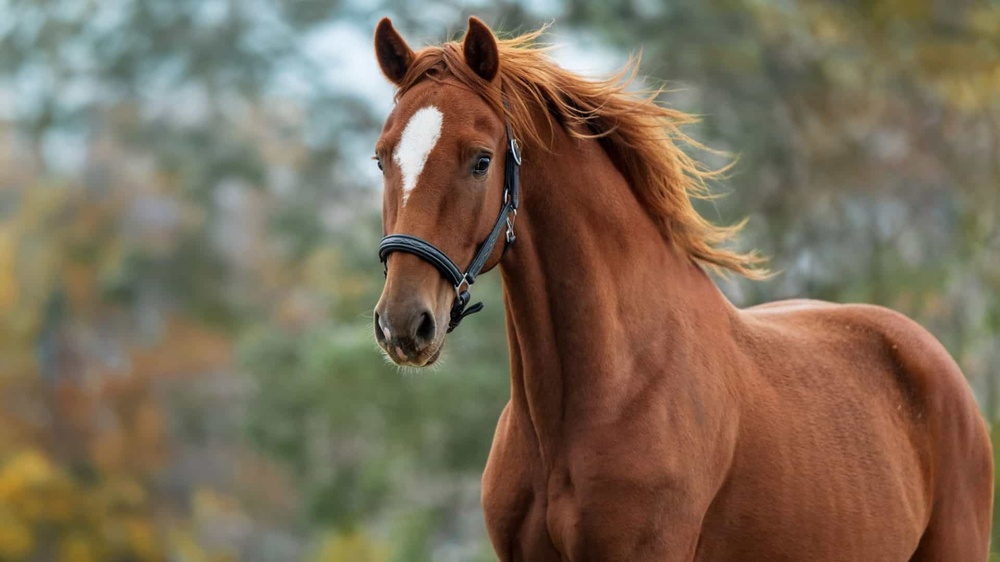
#> input picture AULA 21-08/horse.jpg, 1000 x 562 px, shrunk from 1920 x 1080 before the run
$ jupyter execute 'Aula 21-08.ipynb'
#> lines starting #> are read from the running program, lines starting #| are printed output that depends on the picture
[cell 1]
import cv2
import numpy as np
import matplotlib.pyplot as plt
from google.colab import files

[cell 2]
arquivo = files.upload()
#> the answer given: horse.jpg

[cell 3]
img_bgr = cv2.imread('horse.jpg')
#> img_bgr is the input picture: shape (562, 1000, 3); mean B, G, R 88.5, 108.2, 123.5
img_rgb = cv2.cvtColor(img_bgr, cv2.COLOR_BGR2RGB)
img_hsv = cv2.cvtColor(img_bgr, cv2.COLOR_BGR2HSV)
#> img_hsv: shape (562, 1000, 3); mean H, S, V 32.3, 90.1, 128.5

img_bgr

[cell 4]
plt.figure(figsize=(5,3))
plt.imshow(img_rgb)
plt.title('Imagem em RGB')
plt.axis('off')

[cell 5]
fig, ax = plt.subplots(1,3, figsize=(6,4))

ax[0].imshow(img_rgb)
ax[0].set_title('RGB')
ax[0].axis('off')

ax[1].imshow(img_bgr)
ax[1].set_title('BGR')
ax[1].axis('off')

ax[2].imshow(img_hsv)
ax[2].set_title('HSV')
ax[2].axis('off')

plt.tight_layout()
plt.show()
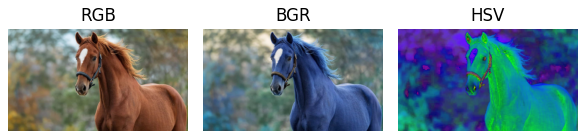
#> figure drawn by matplotlib, 3 panels; B, G, R data is drawn as R, G, B

# 1. Converter para gray

[cell 6]
img_gray = cv2.cvtColor(img_bgr, cv2.COLOR_BGR2GRAY)
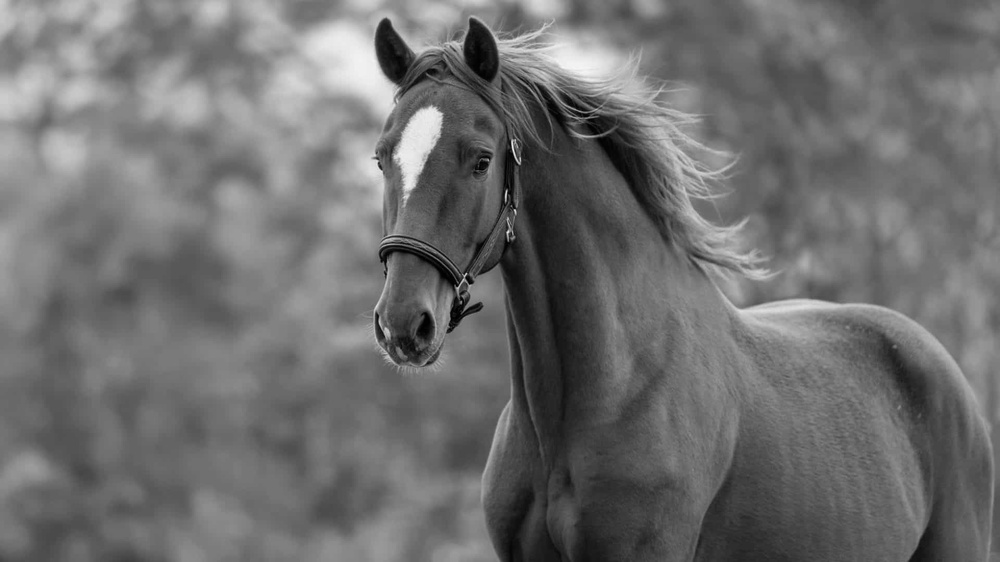
#> img_gray: shape (562, 1000); min 0, max 246, mean 110.6

#2. Grade 2X2 contendo o gray
rgb - bgr

---

hsv - gray

[cell 7]
fig, ax = plt.subplots(2,2, figsize=(6,4))

ax[0,0].imshow(img_rgb)
ax[0,0].set_title('RGB')
ax[0,0].axis('off')

ax[1,0].imshow(img_bgr)
ax[1,0].set_title('BGR')
ax[1,0].axis('off')

ax[0,1].imshow(img_hsv)
ax[0,1].set_title('HSV')
ax[0,1].axis('off')

ax[1,1].imshow(img_gray, cmap='gray')
ax[1,1].set_title('HSV')
ax[1,1].axis('off')


plt.tight_layout()
plt.savefig('conversao_de_cores.png')
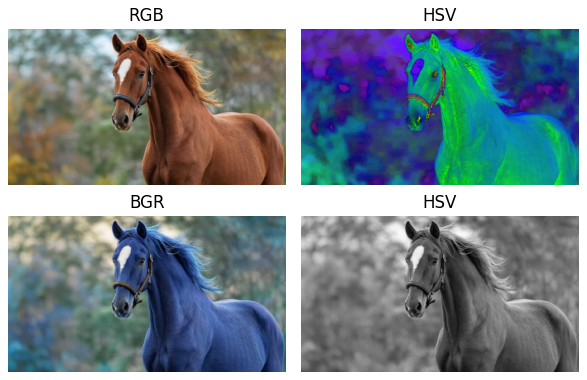
#> figure drawn by matplotlib, 4 panels; B, G, R data is drawn as R, G, B
plt.show()
